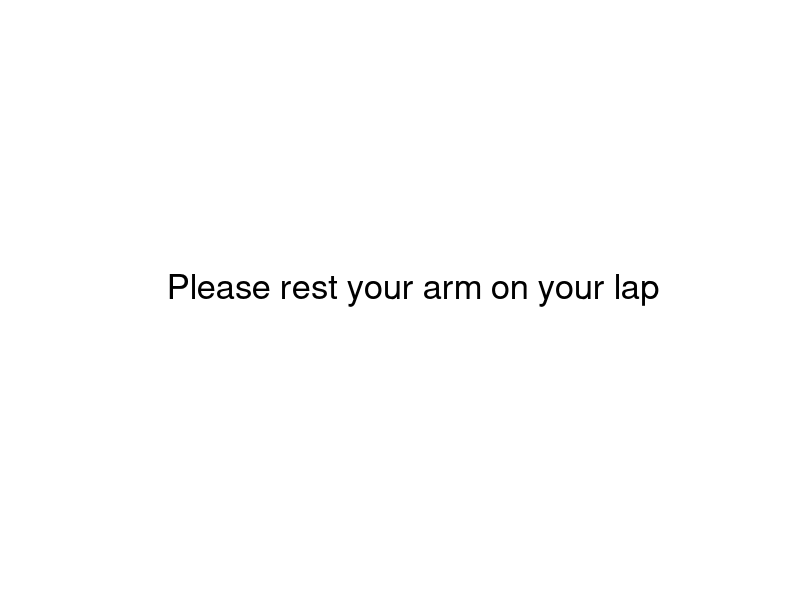

Write MATLAB code to recreate this figure.
function Rest()

th = text(0.5,0.5,'Please rest your arm on your lap', 'FontSize', 25);
set(gca,'xcolor','w','ycolor','w','xtick',[],'ytick',[])
set(th,'visible','on','HorizontalAlignment','center','VerticalAlignment','middle');
drawnow

